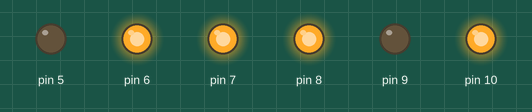
Bench run of a sketch on a simulated Arduino Uno, built with avr-gcc and run on an emulated ATmega328P. On the bench: output pins drawn as LEDs (lit = HIGH).

Above: at 0.1 s.
Timing chart, 0 to 1.6 s (numbered marks = the images above):
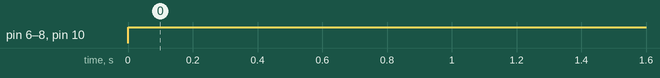

Measured:
- by itself, pin 6–8, pin 10: LOW → HIGH at 0.00 s

The sketch:

sl_motores.ino
```cpp
void setup() {
  pinMode(5,OUTPUT); //
  pinMode(6,OUTPUT); //
  pinMode(7,OUTPUT);  //
  pinMode(10,OUTPUT); //11 A 6
  pinMode(9,OUTPUT);
  pinMode(8,OUTPUT); //
}

void loop() {
  digitalWrite(10,1); // HABILITA MOTOR 1
  digitalWrite(9,0); // ENTRADA 1 MOTOR 1
  digitalWrite(7,1);  //ENTRADA 2 MOTOR 1

  // YA SIRVE
  digitalWrite(8,1); //HABILITA MOTOR 2
  digitalWrite(5,0);  // ENTRADA 1 MOTOR 2
  digitalWrite(6,1); // ENTRADA 2 MOTOR 2

}
```
